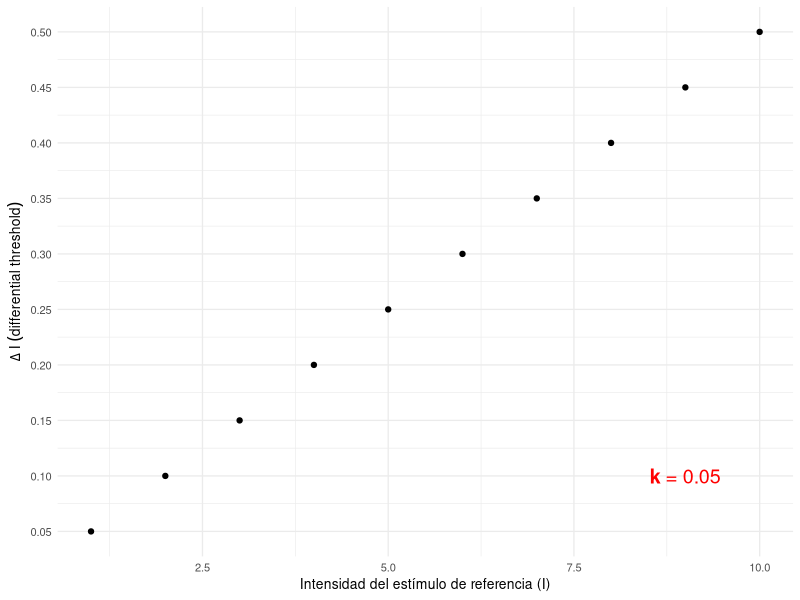
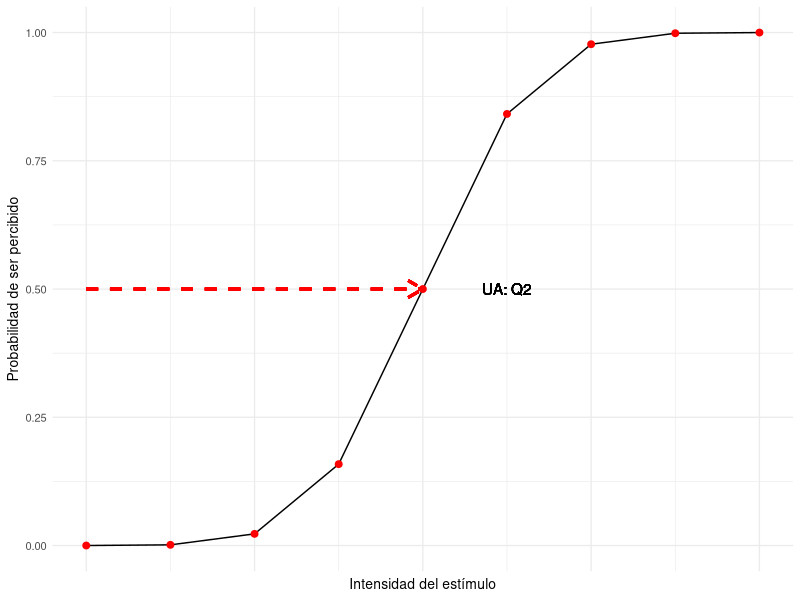
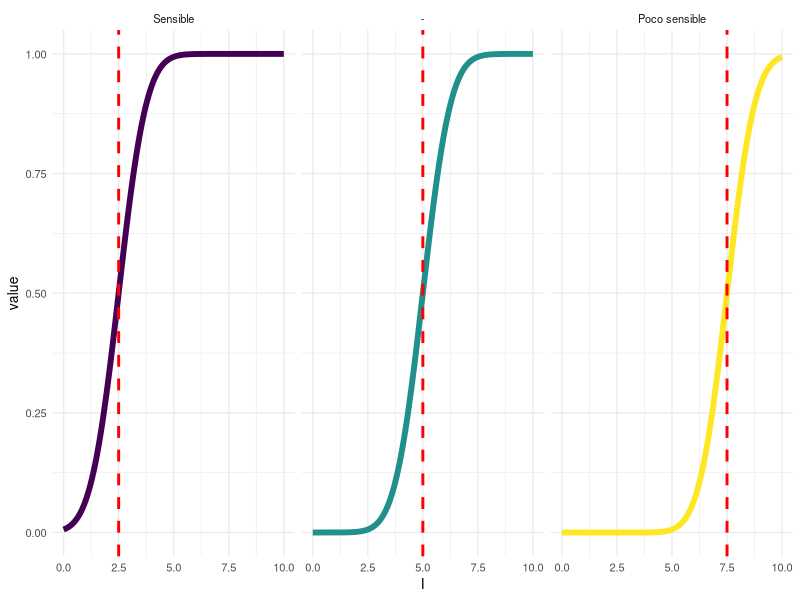
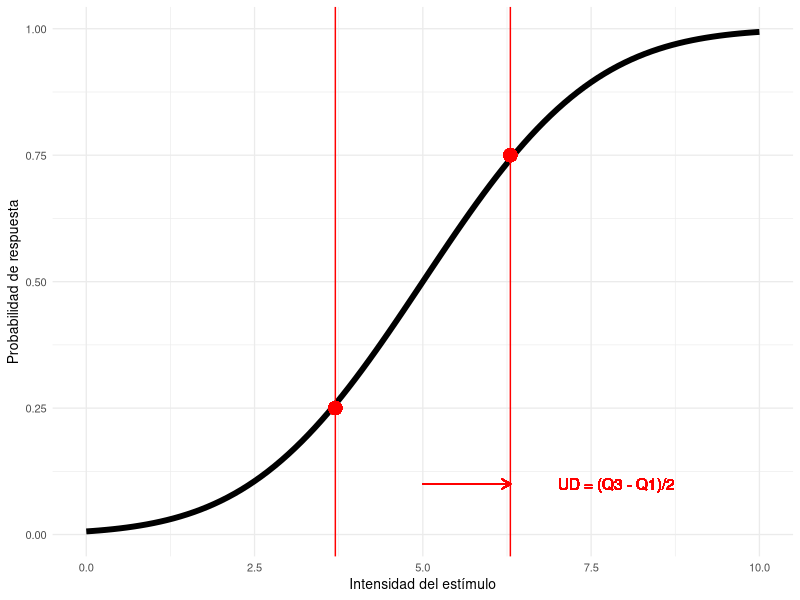
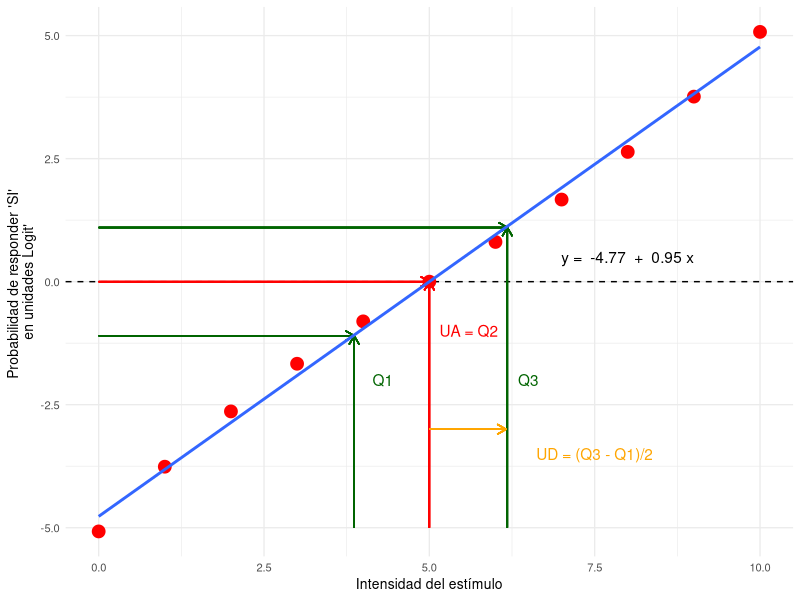
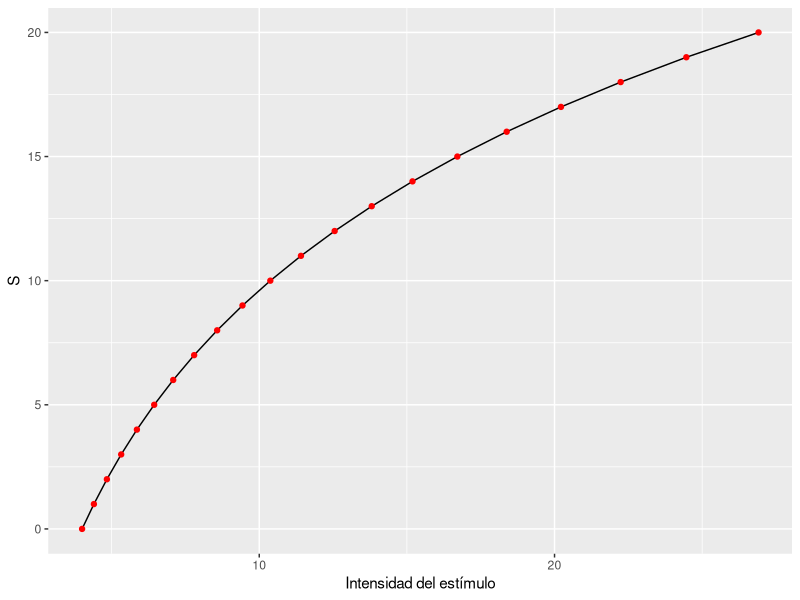
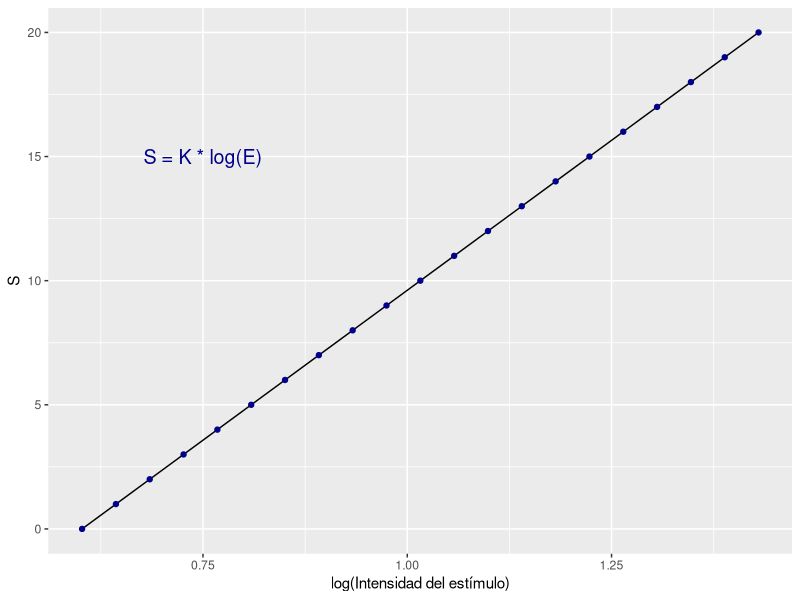

These figures' R source, in order:
## ---- chunk 1
# Las librerías que necesitamos
libraries <- c("tidyverse","cowplot","quickpsy",
               "broom","knitr","circular")

# Cargamos las librerias que necesitamos, si no las tenemos, indicamos a R que las instale
invisible(
  lapply(
    libraries, function(x) {
      if(!require(x, character.only = T, quietly = T)) {
        install.packages(x)
        require(x, character.only = T, quietly = T)
      }
    }
  )
)
## ---- chunk 2
(temp <- data_frame(I = seq(1,10,by = 1),
           k = 0.05,
           DI = I * k)) %>%
  ggplot(aes(I,DI)) +
  geom_point() + 
  labs(x = "Intensidad del estímulo de referencia (I)", y = expression(Delta~I~(differential~threshold))) +
  annotate("text", x = 9, y = 0.1, label = "paste(bold(k),' = ', bold(0.05))", color = "red", parse =T, size = 5) +
  scale_y_continuous(breaks = unique(temp$DI)) +
  theme_minimal(10)
## ---- chunk 3
ggplot(data_frame(I = seq(0,8,by=1),
  p = pnorm(I,mean = 4,sd = 1)),aes(I,p)) + 
  geom_line() +
  geom_point(size = 2, color = "red") +
  geom_text(x = 5, y = 0.5, label = "UA: Q2") +
  geom_segment(linetype = 2, size = 1, color = "red", x = 0, xend = 4 , y = 0.5, yend = 0.5, arrow = arrow(length = unit(0.03, "npc"))) +
  labs(x = "Intensidad del estímulo", y = "Probabilidad de ser percibido") +
  scale_x_continuous(labels = NULL) +
  theme_minimal(10)
## ---- chunk 4
UA = data_frame(I=seq(0,10,by=0.05),	
           Medium = pnorm(I, mean = 5,sd=1),	              
           High_Noise = pnorm(I, mean = 5, sd = 2),	
           Low_Noise = pnorm(I, mean = 5, sd = 0.5),	
           p_c_s = pnorm(I, mean = 7.5, sd = 1),	
           p_l_s = pnorm(I, mean = 2.5, sd = 1))


UA %>%	
  gather(id,value,c(Medium,p_c_s,p_l_s)) %>%	 
  mutate(id = factor(id,levels = c("p_l_s","Medium","p_c_s"),labels = c("Sensible","-","Poco sensible"), ordered = T ),	  
         UA = ifelse(id == "Sensible",2.5,ifelse(id == "-",5,7.5))) %>%
  ggplot(.,aes(I,value, color = as.factor(id))) +	
  geom_line(size = 2 ) +	
  geom_vline(color = "red", aes(xintercept = UA), size = 1, linetype =2) +	
  facet_wrap(~id) +	
  guides(color = FALSE) +	
  theme_minimal(10)
## ---- chunk 5
UD_lin <- data_frame(I=seq(0,10,by=0.1),
               p_UD = pnorm(I, mean = 5,sd=2))
##########################################################################################
###########################     DISCRIMINACI?N: UMBRAL DIFERENCIAL     ###################
# ##########################################################################################

I_Q3 = UD_lin$I[which.min(abs(UD_lin$p_UD-0.75))]
I_Q1 = UD_lin$I[which.min(abs(UD_lin$p_UD-0.25))]
UD_1 =  (I_Q3-I_Q1)/2

ggplot(UD_lin,aes(I,p_UD)) +
  geom_line(size = 2) +
  geom_point(color = "red", x = I_Q1, y = 0.25, size = 4) +
  geom_point(color = "red", x = I_Q3, y = 0.75, size = 4) +
  geom_vline(xintercept = c(I_Q1,I_Q3), color="red") +
  geom_segment(aes(x=5,xend=5+UD_1,y=0.1,yend=0.1),color="red",arrow= arrow(length = unit(0.1, "inches"))) +
  geom_text(aes(x=I_Q3*1.25,y=0.1,label="UD = (Q3 - Q1)/2"),color="red") +
  labs(x = "Intensidad del estímulo", y = "Probabilidad de respuesta") +
  theme_minimal(10)
## ---- chunk 6
UD <- data_frame(I=seq(0,10,by=1),
               p_UD = pnorm(I, mean = 5,sd=2))

logit = UD %>%
  mutate(logit_Medium = log(p_UD/(1-p_UD)))

fit_logit = coef(lm(logit$logit_Medium ~logit$I ))

ggplot(logit,aes(I,logit_Medium)) +
  geom_hline(yintercept = 0, linetype = 2) +
  geom_segment(aes(x=0,xend=5,y=0,yend=0),color="red",arrow= arrow(length = unit(0.1, "inches"))) +
  geom_segment(aes(x=5,xend=5,y=-5,yend=0),color="red",arrow= arrow(length = unit(0.1, "inches"))) +
  ## Q1
  geom_segment(aes(x=0,xend=(-1.1 - round(fit_logit[1],2))/round(fit_logit[2],2),y=-1.1,yend=-1.1),
               color="darkgreen",arrow= arrow(length = unit(0.1, "inches"))) +
  geom_segment(aes(x=(-1.1 - round(fit_logit[1],2))/round(fit_logit[2],2),xend=(-1.1 - round(fit_logit[1],2))/round(fit_logit[2],2),y=-5,yend=-1.1),
               color="darkgreen",arrow= arrow(length = unit(0.1, "inches"))) +
  ## Q3
  geom_segment(aes(x=0,xend=(1.1 - round(fit_logit[1],2))/round(fit_logit[2],2),y=1.1,yend=1.1),
               color="darkgreen",arrow= arrow(length = unit(0.1, "inches"))) +
  geom_segment(aes(x=(1.1 - round(fit_logit[1],2))/round(fit_logit[2],2),xend=(1.1 - round(fit_logit[1],2))/round(fit_logit[2],2),y=-5,yend=1.1),
               color="darkgreen",arrow= arrow(length = unit(0.1, "inches"))) +
  ## UD
  geom_segment(aes(x=5,xend=((1.1 - round(fit_logit[1],2))/round(fit_logit[2],2)-(-1.1 - round(fit_logit[1],2))/round(fit_logit[2],2))/2 + 5,y=-3,yend=-3),
               color="orange",arrow= arrow(length = unit(0.1, "inches"))) +  
  
  annotate(geom="text", x = 8, y = 0.5, label = paste("y = ",round(fit_logit[1],2)," + ", round(fit_logit[2],2),"x")) +
  annotate(geom="text", x = 5.6, y = -1, label = "UA = Q2", color = "red") +
  annotate(geom="text", x = 6.5, y = -2, label = "Q3", color = "darkgreen") +
  annotate(geom="text", x = 4.3, y = -2, label = "Q1", color = "darkgreen") +
  annotate(geom="text", x = 7.5, y = -3.5, label = "UD = (Q3 - Q1)/2", color = "orange") +
  geom_point(size=4, color = "red") +
  labs(x = "Intensidad del estímulo", y = "Probabilidad de responder \'SI\' \n en unidades Logit' ") +
  geom_smooth(method ="lm", se = F) +
  theme_minimal(10)

## ---- chunk 7
E <- 4
S <- c(0:20)
k = 0.1
D_E <- 0.4

for(i in 1:20){
  E[i+1] = E[i] + D_E[i]
  D_E[i+1] = E[i+1] * k
}

Fechner <- data.frame(E = E,
           S = S,
           D_E = D_E,
           k = k)
## ---- chunk 8
knitr::kable(Fechner %>%
               filter(S < 10),
             digits = 3,
             col.names = c("Intensidad del estímulo","Sensación","$\\Delta E$", "Weber Fraction"))
## ---- chunk 9
ggplot(Fechner,aes(E,S)) +
  geom_line() +
  geom_point(color = "red") +
  labs(x = "Intensidad del estímulo", "Sensación percibida")
## ---- chunk 10
ggplot(Fechner %>% mutate(S = ifelse(S == 0, 0.0001,S)),aes(log(E,10),S)) +
  geom_line() +
  geom_point(color = "darkblue") +
  labs(x = "log(Intensidad del estímulo)", "Sensación percibida") +
  annotate(geom = "text", label = "S = K * log(E)", color = "darkblue", x = 0.75, y = 15, size =5)
